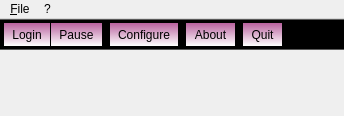
<?xml version="1.0" encoding="UTF-8"?>
<ui version="4.0">
 <class>MainWindowClass</class>
 <widget class="QMainWindow" name="MainWindowClass">
  <property name="geometry">
   <rect>
    <x>0</x>
    <y>0</y>
    <width>344</width>
    <height>116</height>
   </rect>
  </property>
  <property name="sizePolicy">
   <sizepolicy hsizetype="Expanding" vsizetype="Expanding">
    <horstretch>0</horstretch>
    <verstretch>0</verstretch>
   </sizepolicy>
  </property>
  <property name="contextMenuPolicy">
   <enum>Qt::NoContextMenu</enum>
  </property>
  <property name="windowTitle">
   <string>AstCTIClient</string>
  </property>
  <property name="windowIcon">
   <iconset resource="mainresources.qrc">
    <normaloff>:/res/res/asteriskcti16x16.png</normaloff>:/res/res/asteriskcti16x16.png</iconset>
  </property>
  <property name="styleSheet">
   <string/>
  </property>
  <property name="animated">
   <bool>false</bool>
  </property>
  <widget class="QWidget" name="centralWidget"/>
  <widget class="QToolBar" name="mainToolBar">
   <property name="enabled">
    <bool>true</bool>
   </property>
   <property name="sizePolicy">
    <sizepolicy hsizetype="Maximum" vsizetype="Preferred">
     <horstretch>0</horstretch>
     <verstretch>0</verstretch>
    </sizepolicy>
   </property>
   <property name="styleSheet">
    <string>background-color: qlineargradient(spread:pad, x1:0, y1:0, x2:0, y2:1, stop:0 rgba(184, 97, 158, 255), stop:1 rgba(255, 255, 255, 255));
</string>
   </property>
   <property name="movable">
    <bool>false</bool>
   </property>
   <property name="iconSize">
    <size>
     <width>24</width>
     <height>24</height>
    </size>
   </property>
   <property name="toolButtonStyle">
    <enum>Qt::ToolButtonTextUnderIcon</enum>
   </property>
   <property name="floatable">
    <bool>false</bool>
   </property>
   <attribute name="toolBarArea">
    <enum>TopToolBarArea</enum>
   </attribute>
   <attribute name="toolBarBreak">
    <bool>false</bool>
   </attribute>
   <addaction name="actionLogin"/>
   <addaction name="actionPause"/>
   <addaction name="separator"/>
   <addaction name="actionConfigure"/>
   <addaction name="separator"/>
   <addaction name="actionAbout"/>
   <addaction name="separator"/>
   <addaction name="actionExit"/>
  </widget>
  <widget class="QStatusBar" name="statusBar">
   <property name="styleSheet">
    <string>padding: 2px;</string>
   </property>
   <property name="sizeGripEnabled">
    <bool>false</bool>
   </property>
  </widget>
  <widget class="QMenuBar" name="menuBar">
   <property name="geometry">
    <rect>
     <x>0</x>
     <y>0</y>
     <width>344</width>
     <height>24</height>
    </rect>
   </property>
   <widget class="QMenu" name="menu_File">
    <property name="title">
     <string>&amp;File</string>
    </property>
    <addaction name="actionConfigure_2"/>
    <addaction name="separator"/>
    <addaction name="actionExit_2"/>
   </widget>
   <widget class="QMenu" name="menu">
    <property name="title">
     <string>?</string>
    </property>
    <addaction name="actionAbout_2"/>
    <addaction name="separator"/>
    <addaction name="actionAbout_Qt"/>
   </widget>
   <addaction name="menu_File"/>
   <addaction name="menu"/>
  </widget>
  <action name="actionLogin">
   <property name="icon">
    <iconset resource="mainresources.qrc">
     <normaloff>:/res/res/agt_forward.png</normaloff>:/res/res/agt_forward.png</iconset>
   </property>
   <property name="text">
    <string>&amp;Login</string>
   </property>
   <property name="toolTip">
    <string>Login</string>
   </property>
   <property name="shortcut">
    <string>F1</string>
   </property>
  </action>
  <action name="actionPause">
   <property name="icon">
    <iconset resource="mainresources.qrc">
     <normaloff>:/res/res/agt_pause-queue.png</normaloff>:/res/res/agt_pause-queue.png</iconset>
   </property>
   <property name="text">
    <string>&amp;Pause</string>
   </property>
   <property name="shortcut">
    <string>F2</string>
   </property>
  </action>
  <action name="actionConfigure">
   <property name="icon">
    <iconset resource="mainresources.qrc">
     <normaloff>:/res/res/configure.png</normaloff>:/res/res/configure.png</iconset>
   </property>
   <property name="text">
    <string>&amp;Configure</string>
   </property>
  </action>
  <action name="actionAbout">
   <property name="icon">
    <iconset resource="mainresources.qrc">
     <normaloff>:/res/res/documentinfo.png</normaloff>:/res/res/documentinfo.png</iconset>
   </property>
   <property name="text">
    <string>About</string>
   </property>
  </action>
  <action name="actionExit">
   <property name="icon">
    <iconset resource="mainresources.qrc">
     <normaloff>:/res/res/exit.png</normaloff>:/res/res/exit.png</iconset>
   </property>
   <property name="text">
    <string>&amp;Quit</string>
   </property>
   <property name="toolTip">
    <string>Exit</string>
   </property>
  </action>
  <action name="actionAbout_2">
   <property name="icon">
    <iconset resource="mainresources.qrc">
     <normaloff>:/res/res/documentinfo.png</normaloff>:/res/res/documentinfo.png</iconset>
   </property>
   <property name="text">
    <string>About</string>
   </property>
  </action>
  <action name="actionAbout_Qt">
   <property name="text">
    <string>About Qt</string>
   </property>
   <property name="menuRole">
    <enum>QAction::AboutQtRole</enum>
   </property>
  </action>
  <action name="actionConfigure_2">
   <property name="icon">
    <iconset resource="mainresources.qrc">
     <normaloff>:/res/res/configure.png</normaloff>:/res/res/configure.png</iconset>
   </property>
   <property name="text">
    <string>Configure</string>
   </property>
  </action>
  <action name="actionExit_2">
   <property name="icon">
    <iconset resource="mainresources.qrc">
     <normaloff>:/res/res/exit.png</normaloff>:/res/res/exit.png</iconset>
   </property>
   <property name="text">
    <string>&amp;Quit</string>
   </property>
  </action>
 </widget>
 <layoutdefault spacing="6" margin="11"/>
 <resources>
  <include location="mainresources.qrc"/>
 </resources>
 <connections/>
 <slots>
  <slot>showDialog()</slot>
  <slot>toolBarActionTriggered(QAction*)</slot>
 </slots>
</ui>
